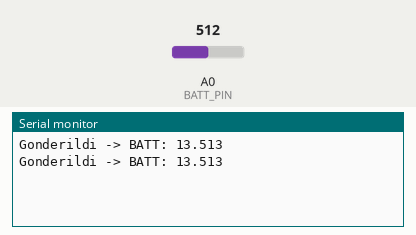
Simulated run of this sketch. Board: Arduino Zero (SAMD21). Parts: the last lines printed to the serial monitor. Inputs (shaded band) come from the test bench; at power-on: A0 (BATT_PIN) = 512 (analog values on the 0–1023 scale).

Above: at 1.2 s.
1.3 s: A0 (BATT_PIN) set to 716
At 2.6 s:
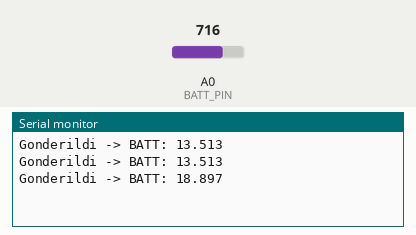
2.8 s: A0 (BATT_PIN) set to 900
At 3.4 s:
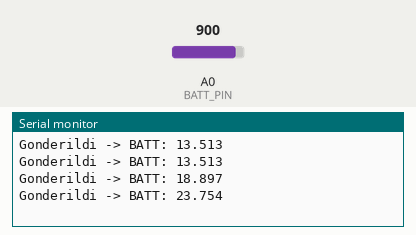
Timing chart, 0 to 5.8 s (numbered marks = the images above; inputs shaded):
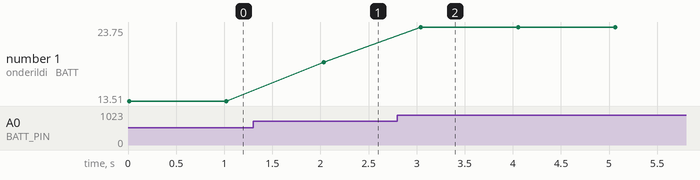

The sketch:

battery_voltage_lora.ino
```cpp
const float R1 = 22.4;  // kOhm - hansi divider secdinse, deqiq deyeri yaz
const float R2 = 7.24;   // kOhm - multimetrle olculmus deyer
const float VREF = 3.3;
const int ADC_RESOLUTION = 4095; // 12-bit

const int BATT_PIN = A0;
const int NUM_SAMPLES = 50;

void setup() {
  Serial.begin(9600);      // USB debug
  Serial7.begin(9600);     // E30 LoRa
  analogReadResolution(12);
}

float readBatteryVoltage() {
  long sum = 0;
  for (int i = 0; i < NUM_SAMPLES; i++) {
    sum += analogRead(BATT_PIN);
    delayMicroseconds(100);
  }
  float avgReading = (float)sum / NUM_SAMPLES;
  float vAdc = avgReading * (VREF / ADC_RESOLUTION);
  float vBattery = vAdc * ((R1 + R2) / R2);
  return vBattery;
}

void loop() {
  float voltage = 2 * readBatteryVoltage();

  // LoRa'ya gonder
  Serial7.print("BATT:");
  Serial7.println(voltage, 3);

  // Debug ucun USB'ye de yaz
  Serial.print("Gonderildi -> BATT: ");
  Serial.println(voltage, 3);

  delay(1000);
}
```

Measured:
- after the input at 1.3 s, the serial monitor: prints a new line after 0.73 s (image 1)
- after the input at 2.8 s, the serial monitor: prints a new line after 0.24 s (image 2)
- plotted number 1: 13.51 → 18.9 after the input at 1.3 s, 18.9 → 23.75 after the input at 2.8 s
